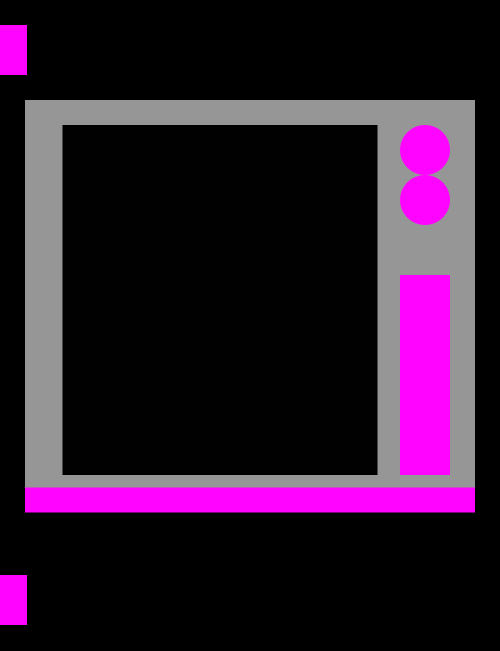
Frame 1 (no input)
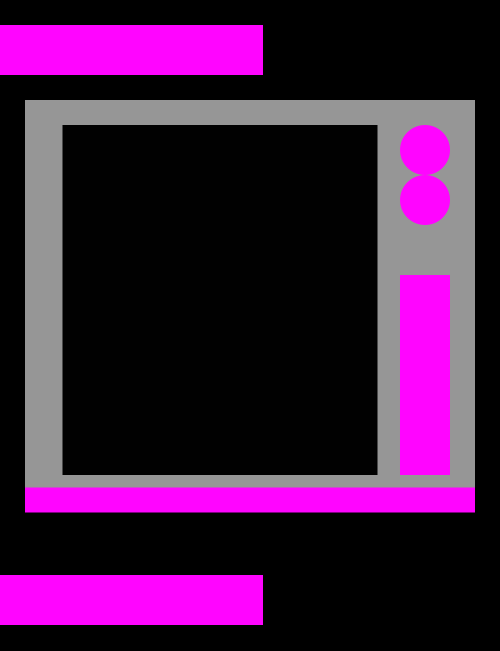
Frame 60 (the mouse pressed at the canvas centre just before this capture)
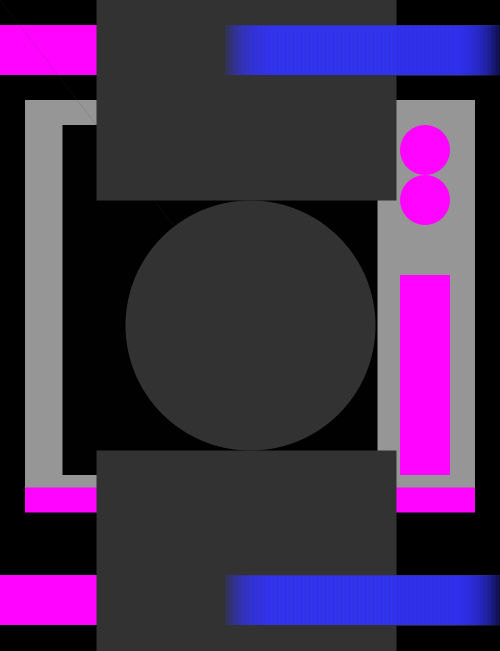
Frame 120 (the mouse held since frame 60 and released just before this capture)

The Processing sketch that drew these frames (run headless with seeded random() and noise(); from frame 60 on, the mouse is pressed at the canvas centre):

// Processing sketch: processing_75902
// ── processing_75902.pde

int t=0;
int a=0;
int b=0;
int speed=2;
int dir=1;
void setup(){
  size(500,651);
  background(0);
  noStroke();
  fill(150);
  rectMode(CENTER);
  rect(250,300,450,400);
  fill(1);
  rect(220,300,315,350);
  fill(255,5,255,255);
  ellipse(425,200,50,50);
  ellipse(425,150,50,50);
  rect(425,375,50,200);
  smooth();
  rect(250,500,450,25);
  
}

void draw(){
   smooth();
  strokeWeight(t);
  line(pmouseX,pmouseY,mouseX,mouseY);
  t = abs(pmouseX-mouseX);
  
a=a+speed*dir;
b=b+speed*dir;
rect(a,50,50,50);
rect(b,600,50,50);
 
 if(a>width || a <0 ) {
   dir = dir * -1;
  }
   if(b>width || b<0) {
    dir = dir *-1;
  }
  a=a+speed*dir;
b=b+speed*dir;

}

void mousePressed(){
stroke(50);
fill(50,50,255,50);
rectMode(CENTER);
rect(mouseX,mouseY, 30,30);

}

void keyPressed(){
 background (255,5,5,5); 
}
